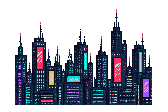
#> input picture resources/images/layers/mid_skyline.png, 168 x 112 px; its folder holds 3 pictures in this run
$ python prepare_assets.py
#> lines starting #> are read from the running program, lines starting #| are printed output that depends on the picture
"""Key near-black to alpha and pad the menu icon to 25x25."""
from __future__ import annotations

from pathlib import Path

from PIL import Image

ROOT = Path(__file__).resolve().parents[1]
IMG = ROOT / "resources" / "images"
LAYERS = IMG / "layers"


def key_black(path: Path, threshold: int = 20) -> None:
#> called with threshold = 22
    im = Image.open(path).convert("RGBA")
#> im is the input picture: PIL image 168x112 RGBA; mean R, G, B, A 24, 24.5, 50.1, 100.5
    px = im.load()
    w, h = im.size
#> w = 168; h = 112
    for y in range(h):
        for x in range(w):
            r, g, b, a = px[x, y]
            if a > 0 and r <= threshold and g <= threshold and b <= threshold:
                px[x, y] = (0, 0, 0, 0)
    im.save(path)
    print(f"keyed {path.name} {w}x{h}")
#| keyed mid_skyline.png 168x112


def pad_menu(src: Path, dest: Path, size: int = 25) -> None:
    im = Image.open(src).convert("RGBA")
    out = Image.new("RGBA", (size, size), (5, 4, 10, 255))
    out.paste(im, (0, 0), im)
    out.save(dest)
    print(f"menu {dest.name} {size}x{size}")


def main() -> None:
    key_black(LAYERS / "mid_skyline.png", 22)
    key_black(LAYERS / "fg_rooftops.png", 22)
#> call 2 of key_black, with threshold = 22
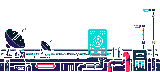
#> input picture resources/images/layers/fg_rooftops.png, 160 x 72 px
#> in key_black, im is the input picture: PIL image 160x72 RGBA; mean R, G, B, A 16.5, 24.6, 36.6, 64.9
#| keyed fg_rooftops.png 160x72
    raw = IMG / "menu_icon_raw.png"
    if raw.exists():
        pad_menu(raw, IMG / "menu_icon.png", 25)
        raw.unlink()
    for p in sorted(IMG.rglob("*.png")):
        im = Image.open(p)
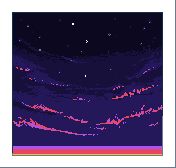
#> input picture resources/images/layers/bg_sky.png, 176 x 168 px
#> im is the input picture: PIL image 176x168 RGBA; mean R, G, B, A 97.3, 84.2, 119.5, 255
        print(f"  {p.relative_to(IMG)} {im.size[0]}x{im.size[1]} mode={im.mode}")
#|   layers/bg_sky.png 176x168 mode=RGBA


if __name__ == "__main__":
    main()
